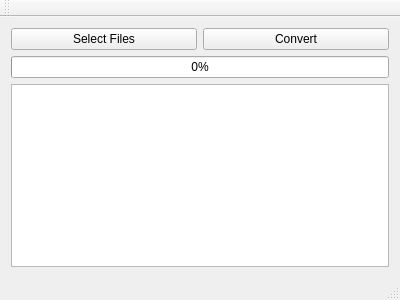
<?xml version="1.0" encoding="UTF-8"?>
<ui version="4.0">
 <class>MainWindow</class>
 <widget class="QMainWindow" name="MainWindow">
  <property name="geometry">
   <rect>
    <x>0</x>
    <y>0</y>
    <width>400</width>
    <height>300</height>
   </rect>
  </property>
  <property name="windowTitle">
   <string>MainWindow</string>
  </property>
  <widget class="QWidget" name="centralWidget">
   <layout class="QVBoxLayout" name="verticalLayout">
    <item>
     <layout class="QHBoxLayout" name="horizontalLayout">
      <item>
       <widget class="QPushButton" name="btnSelectFiles">
        <property name="text">
         <string>Select Files</string>
        </property>
       </widget>
      </item>
      <item>
       <widget class="QPushButton" name="btnConvert">
        <property name="text">
         <string>Convert</string>
        </property>
       </widget>
      </item>
     </layout>
    </item>
    <item>
     <widget class="QProgressBar" name="progressBar">
      <property name="value">
       <number>0</number>
      </property>
     </widget>
    </item>
    <item>
     <widget class="QListWidget" name="listWidget"/>
    </item>
   </layout>
  </widget>
  <widget class="QMenuBar" name="menuBar">
   <property name="geometry">
    <rect>
     <x>0</x>
     <y>0</y>
     <width>400</width>
     <height>22</height>
    </rect>
   </property>
  </widget>
  <widget class="QToolBar" name="mainToolBar">
   <attribute name="toolBarArea">
    <enum>TopToolBarArea</enum>
   </attribute>
   <attribute name="toolBarBreak">
    <bool>false</bool>
   </attribute>
  </widget>
  <widget class="QStatusBar" name="statusBar"/>
 </widget>
 <layoutdefault spacing="6" margin="11"/>
 <resources/>
 <connections/>
</ui>
